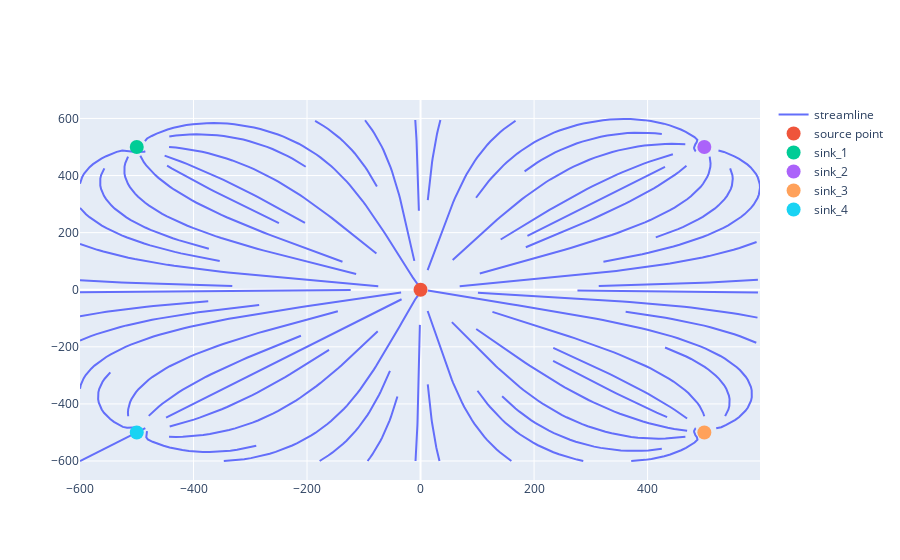

The cell this chart's notebook holds for it:
### Code cell
#practice from figurefactory

import plotly.figure_factory as ff
import plotly.graph_objects as go

import numpy as np

N_st = 40
x_start, x_end = -600.0, 600.0
y_start, y_end = -600.0, 600.0
x = np.linspace(x_start, x_end, N)
y = np.linspace(y_start, y_end, N)
X, Y = np.meshgrid(x, y)
x_inj, y_inj = 0.0, 0.0
x_p1, y_p1 = -500.0, 500.0
x_p2, y_p2 = 500.0, 500.0
x_p3, y_p3 = 500.0, -500.0
x_p4, y_p4 = -500.0, -500.0
N_0 = 1
X_0 = float(x_inj + 10*np.cos(2*np.pi*N_0/N_st))
Y_0 = float(y_inj + 10*np.sin(2*np.pi*N_0/N_st))

# Compute the velocity field on the mesh grid
u = 44.68 * (X / (X**2 + Y**2)) - (11.17 *(((X + 500) / (((X + 500)**2) + ((Y - 500)**2))) + ((X - 500) / (((X - 500)**2) + ((Y - 500)**2))) + ((X - 500) / (((X - 500)**2) + ((Y + 500)**2))) + ((X + 500) / (((X + 500)**2) + ((Y + 500)**2)))))

v = (44.68 * (Y / (X**2 + Y**2))) - (11.17 *(((Y - 500) / (((X + 500)**2) + ((Y - 500)**2))) + ((Y - 500) / (((X - 500)**2) + ((Y - 500)**2))) + ((Y + 500) / (((X - 500)**2) + ((Y + 500)**2))) + ((Y + 500) / (((X + 500)**2) + ((Y + 500)**2))))) 


# Create streamline figure
fig = ff.create_streamline(x, y, u, v, name='streamline')

# name='streamline'

# Add source point
fig.add_trace(go.Scatter(x=[x_inj], y=[y_inj],
                          mode='markers',
                          marker_size=14,
                          name='source point'))
fig.add_trace(go.Scatter(x=[x_p1], y=[y_p1],
                          mode='markers',
                          marker_size=14,
                          name='sink_1'))
fig.add_trace(go.Scatter(x=[x_p2], y=[y_p2],
                          mode='markers',
                          marker_size=14,
                          name='sink_2'))
fig.add_trace(go.Scatter(x=[x_p3], y=[y_p3],
                          mode='markers',
                          marker_size=14,
                          name='sink_3'))
fig.add_trace(go.Scatter(x=[x_p4], y=[y_p4],
                          mode='markers',
                          marker_size=14,
                          name='sink_4'))

fig.show()

### Figure 1 — Plotly figure (JSON) as saved in the notebook; plotly's stock layout.template omitted (floating-point values rounded to 4 significant figures; data arrays with more than 128 entries replaced by an {"elided": "..."} marker saying what was removed)
{"data": [{"mode": "lines", "name": "streamline", "type": "scatter", "x": {"elided": "3265 float values"}, "y": {"elided": "3265 float values"}}, {"marker": {"size": 14}, "mode": "markers", "name": "source point", "type": "scatter", "x": [0], "y": [0]}, {"marker": {"size": 14}, "mode": "markers", "name": "sink_1", "type": "scatter", "x": [-500], "y": [500]}, {"marker": {"size": 14}, "mode": "markers", "name": "sink_2", "type": "scatter", "x": [500], "y": [500]}, {"marker": {"size": 14}, "mode": "markers", "name": "sink_3", "type": "scatter", "x": [500], "y": [-500]}, {"marker": {"size": 14}, "mode": "markers", "name": "sink_4", "type": "scatter", "x": [-500], "y": [-500]}], "layout": {"hovermode": "closest"}}
